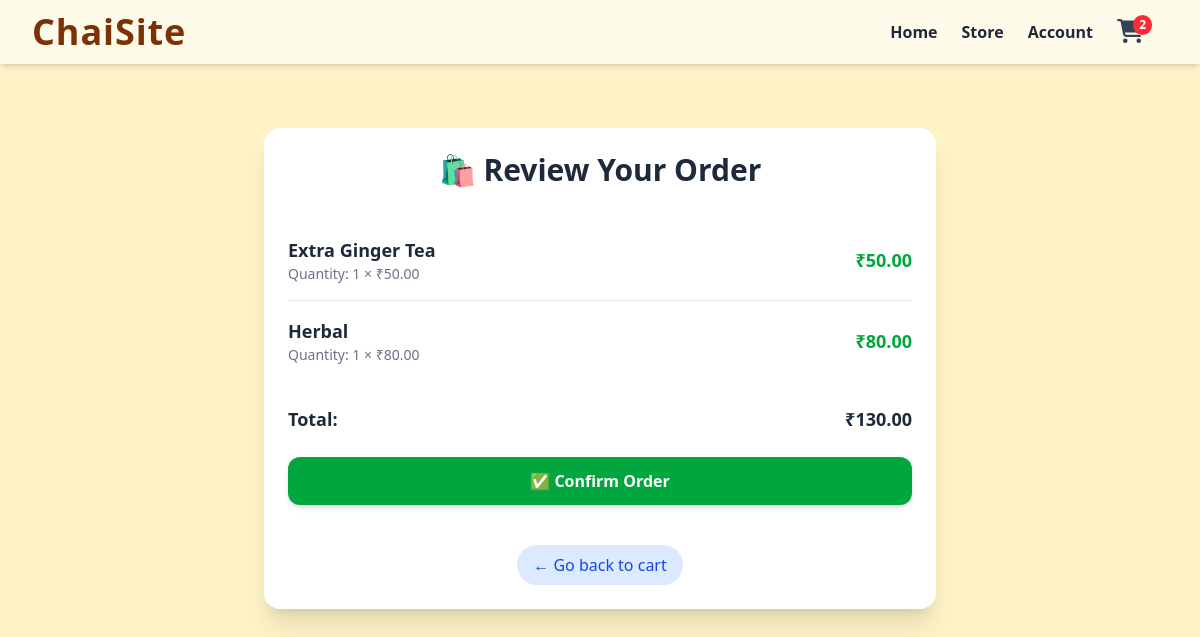
The app's page /cart/checkout/ (signed in) with its own data.
### chai/models.py (models this page shows, shortened)
class ChaiVariety(models.Model):
    CHAI_TYPE_CHOICE=[
        ('ML','MASALA'),
        ('GR','GINGER'),
        ('KL','KIWI'),
        ('PL','PLAIN'),
        ('EL','ELAICHI'),
    ]
    name= models.CharField(max_length=100)
    image= models.ImageField(upload_to='chais/')
    date_addded=models.DateTimeField(default=timezone.now)
    type=models.CharField(max_length=2,choices=CHAI_TYPE_CHOICE)
    ingredients = models.TextField(blank=True, null=True)
    price = models.DecimalField(max_digits=6, decimal_places=2)
    reviewrating = models.FloatField(default=0.0)
    description= models.CharField(default= "no description yet")

### cart/views.py (the view, shortened to what this page needs)
# urls.py: path('checkout/',views.checkout,name='checkout'),
def checkout(request):
    try:
        cart=request.user.cart
        cart_items=cart.items.all()
        if not cart_items:
            messages.warning(request,"The cart is empty")
            return redirect('cart')
        if request.method == 'GET':
            cart_items = []
            for item in cart.items.all():
                cart_items.append({
                    'name': item.chai.name,
                    'quantity': item.quantity,
                    'price': item.chai.price,
                    'total': item.total_price()
                })
            total_amount = cart.total_price()
            return render(request, 'confirm.html', {
                'cart_items': cart_items,
                'total_amount': total_amount
            })
    except Cart.DoesNotExist:
        messages.warning(request, "You don't have a cart yet.")
        return redirect('all_chai')

### cart/context.py (called while the page is built)
def cart_context(request):
    if request.user.is_authenticated:
        cart = Cart.objects.filter(user=request.user).first()
    else:
        cart = None
    return {'cart': cart}

### cart/models.py (called while the page is built)
    def total_price(self):
        return sum(item.total_price() for item in self.items.all())

    def total_price(self):
        return self.chai.price * self.quantity

### cart/templates/confirm.html (shortened to what this page needs)
{% extends 'layout.html' %}
{% load static %}
{% block content %}
<div class="max-w-2xl mx-auto p-6 bg-white shadow-xl rounded-2xl mt-10">
  <h2 class="text-3xl font-bold text-center mb-8">🛍️ Review Your Order</h2>
  {% if cart_items %}
    <ul class="divide-y divide-gray-200 mb-6">
      {% for item in cart_items %}
        <li class="py-4 flex justify-between items-center">
          <div>
            <p class="font-semibold text-lg">{{ item.name }}</p>
            <p class="text-sm text-gray-500">Quantity: {{ item.quantity }} × ₹{{ item.price }}</p>
          </div>
          <p class="text-lg font-semibold text-green-600">₹{{ item.total }}</p>
        </li>
      {% endfor %}
    </ul>
    <div class="flex justify-between items-center font-semibold text-lg mb-6">
      <span>Total:</span>
      <span>₹{{ total_amount }}</span>
    </div>
    <form method="post">
      <button
        type="submit"
        class="w-full bg-green-600 hover:bg-green-700 text-white font-semibold py-3 px-4 rounded-xl transition shadow-md"
      >
        ✅ Confirm Order
      </button>
    </form>
    <div class="mt-6 text-center">
      <a href="{% url 'cart' %}" class="inline-block mt-4 bg-blue-100 hover:bg-blue-200 text-blue-700 font-medium py-2 px-4 rounded-full transition">
        ← Go back to cart
      </a>
    </div>
  {% else %}
    <p class="text-center text-red-500 text-lg">🛒 Your cart is empty.</p>
  {% endif %}
</div>
{% endblock %}

### records on screen
ChaiVariety: name "Extra Ginger Tea", price "50.00"
ChaiVariety: name "Herbal", price "80.00"

### other values on screen
{{ item.quantity }} "1" "1"
{{ item.total }} "50.00" "80.00"
{{ total_amount }} "130.00"
